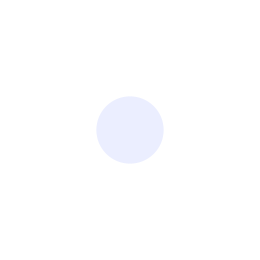
Frame 1 (no input)
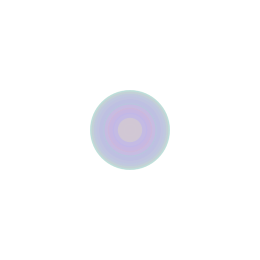
Frame 60 (the mouse pressed at the canvas centre just before this capture)
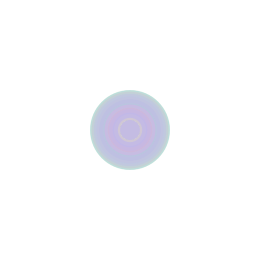
Frame 120 (the mouse held since frame 60 and released just before this capture)

The Processing sketch that drew these frames (run headless with seeded random() and noise(); from frame 60 on, the mouse is pressed at the canvas centre):

// Processing sketch: processing_67697
// ── processing_67697.pde

int counter;

void setup() {  //setup function called initially, only once
  size(260, 260);
  background(255);  //set background white
  colorMode(HSB);   //set colors to Hue, Saturation, Brightness mode
  counter = 0;
}

void draw() {  //draw function loops 
  counter++;
  noStroke();
  fill(random(255),100,255,50);
  
  if(mousePressed == true) { //add some interaction
    ellipse(mouseX, mouseY, 20, 20);
  }
  else {
    ellipse(width/2, height/2, 80*sin(counter), 80*sin(counter));
  }
}
